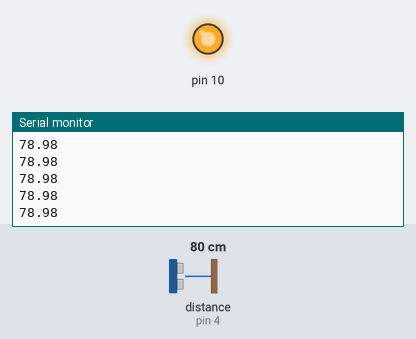
A sketch run on a simulated Arduino Uno, built with avr-gcc and run on an emulated ATmega328P. Shown: output pins drawn as LEDs (lit = HIGH), the last lines printed to the serial monitor. Wiring (inferred from the names in the program): ultrasonic range finder: trigger pin 5; echo pin 4. Inputs (shaded band) come from the test bench; at power-on: distance to the obstacle (sensor on pin 4) 80 cm. The echo pulse lasts 58.3 µs per cm; no radio packets arrive unless stated; pins used as bus, display or sensor lines are not drawn.

Above: at 1.2 s.
1.3 s: distance to the obstacle (sensor on pin 4) set to 7 cm
At 2.4 s:
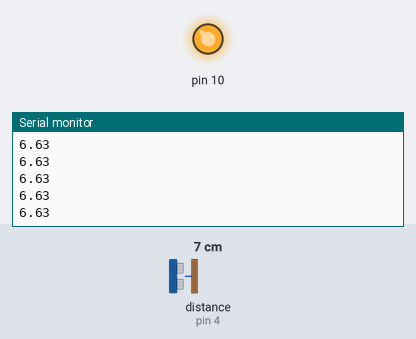
2.8 s: distance to the obstacle (sensor on pin 4) set to 4 cm
At 3.65 s:
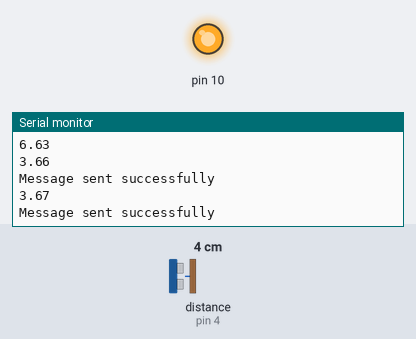
Timing chart, 0 to 5.8 s (numbered marks = the images above; inputs shaded):
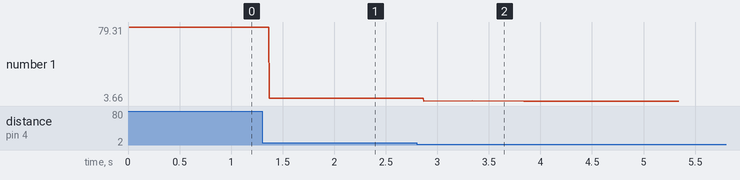

The sketch:

node02.ino
```cpp
#include <RF24Network.h>
#include <RF24.h>
#include <SPI.h>

// Define pin for ultrasonic sensor
const int trigPin = 5; // Trig pin of ultrasonic sensor
const int echoPin = 4; // Echo pin of ultrasonic sensor

RF24 radio(7, 8);               // nRF24L01 (CE,CSN)
RF24Network network(radio);      // Include the radio in the network
const uint16_t this_node = 02;   // Address of this node
const uint16_t node00 = 00;      // Address of the base node

void setup() {
  Serial.begin(9600);
  // Initialize the ultrasonic sensor pins
  pinMode(trigPin, OUTPUT);
  pinMode(echoPin, INPUT);
  SPI.begin();
  radio.begin();
  network.begin(90, this_node);  //(channel, node address)
  radio.setDataRate(RF24_2MBPS);
}

// Check if a distance under 5cm is detected
void loop() {
  if (readDistance() < 5) {
    send_message();
    delay(500);
  }
}

// Function to send a message to the base node
void send_message() {
  RF24NetworkHeader header2(node00); // Set the header to the address of the base node
  unsigned long message = 123; // Dummy messafe, the base node increments the score when any message is sent
  bool ok = network.write(header2, &message, sizeof(message)); // Send the message over the network
  if (ok) {
    Serial.println("Message sent successfully");
  } else {
    Serial.println("Message send failed");
  }
}

// Function to read the distance in cm
float readDistance() {
  // Trigger the ultrasonic sensor
  digitalWrite(trigPin, LOW);
  delayMicroseconds(2);
  digitalWrite(trigPin, HIGH);
  delayMicroseconds(10);
  digitalWrite(trigPin, LOW);

  // Measure the duration of the pulse from the echo pin
  unsigned long duration = pulseIn(echoPin, HIGH);

  // Convert the duration to distance (cm)
  float distance = duration * 0.034 / 2;
  Serial.println(distance);
  return distance;
}
```

Measured:
- the behaviour switches between 6 and 5 cm on distance to the obstacle (sensor on pin 4) (found by bisection; images 1 and 2)
- after the input at 1.3 s, the serial monitor: prints a new line after 0.07 s (image 1)
- after the input at 2.8 s, the serial monitor: prints a new line after 0.07 s (image 2)
- plotted number 1: 78.98 → 6.63 after the input at 1.3 s, 6.63 → 3.66 after the input at 2.8 s
